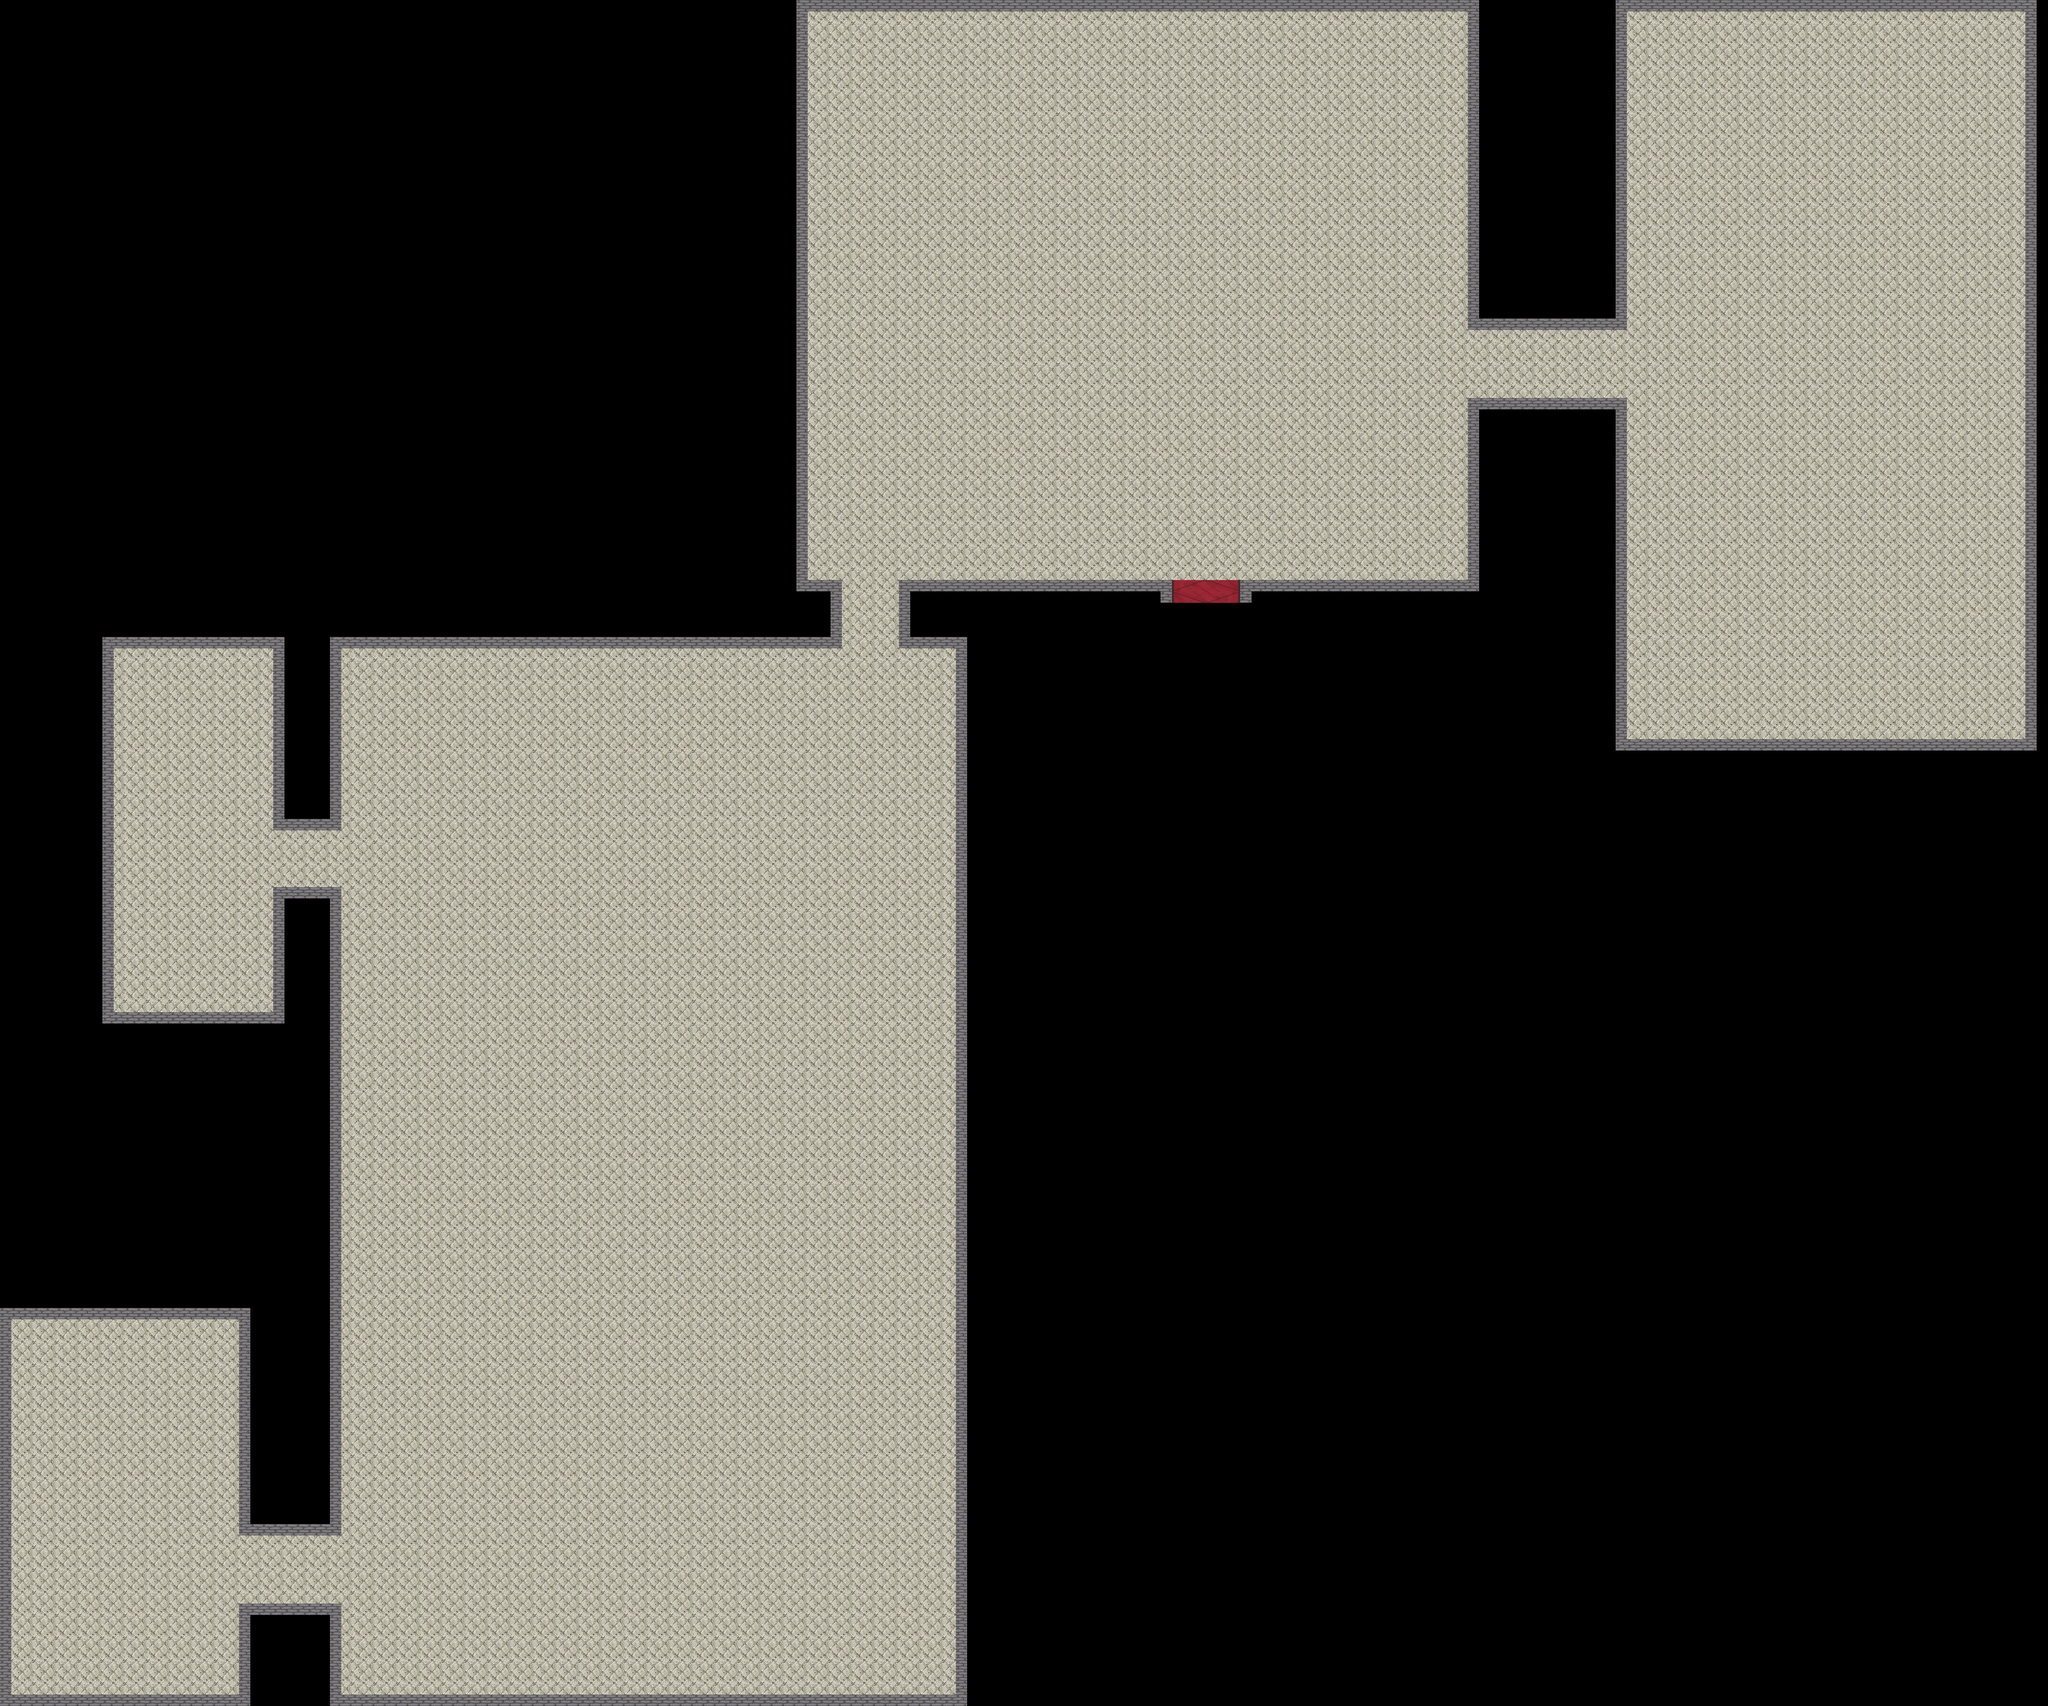

Tiled map render using the project's own tile images. Description and the map definition, with tile-layer contents summarised, below:
An orthogonal 180x150 tile map with 32x32 px tiles, 3 tile layers (background, deco, murs), 3 tilesets and 45 objects (39x collision, collisions, bruit, interaction, tp joueur, ...).

<map version="1.8" tiledversion="1.8.0" orientation="orthogonal" renderorder="right-down" width="180" height="150" tilewidth="32" tileheight="32" infinite="0" nextlayerid="6" nextobjectid="55">
 <tileset firstgid="1" name="RPG Nature Tileset" tilewidth="32" tileheight="32" tilecount="180" columns="20">
  <image source="RPG Nature Tileset.png" trans="000000" width="641" height="288" />
  <tile id="43">
   <objectgroup draworder="index" id="2">
    <object id="1" name="mur" type="collisions" x="0.25" y="0.5" width="31.75" height="31.75" />
   </objectgroup>
  </tile>
 </tileset>
 <tileset firstgid="181" name="sol" tilewidth="32" tileheight="32" tilecount="4" columns="2">
  <image source="sol.jpg" trans="003039" width="64" height="64" />
 </tileset>
 <tileset firstgid="185" name="tapis" tilewidth="32" tileheight="32" tilecount="10" columns="5">
  <image source="tapis.jpg" trans="003039" width="190" height="64" />
 </tileset>
 <layer id="2" name="background" width="180" height="150">
  <data>[27000 cells, 12348 non-empty, 4 distinct tile ids]</data>
 </layer>
 <layer id="3" name="deco" width="180" height="150">
  <data>[27000 cells, 12 non-empty, 6 distinct tile ids]</data>
 </layer>
 <layer id="1" name="murs" width="180" height="150">
  <data>[27000 cells, 930 non-empty, 1 distinct tile ids]</data>
 </layer>
 <objectgroup id="4" name="collisions">
  <object id="1" name="mur" type="collision" x="1.33333" y="4768.67" width="701.333" height="32" />
  <object id="2" name="mur" type="collision" x="1.33333" y="3680" width="30.6667" height="1120.67" />
  <object id="4" name="mur" type="collision" x="928.054" y="2496.79" width="32.0145" height="1823.31" />
  <object id="5" name="mur" type="collision" x="928.024" y="1791.91" width="32.0145" height="544.09" />
  <object id="7" name="mur" type="collision" x="288.175" y="1791.97" width="32.0145" height="1088.09" />
  <object id="8" name="mur" type="collision" x="767.993" y="1791.98" width="32.0145" height="544.022" />
  <object id="9" name="mur" type="collision" x="767.326" y="2495.66" width="32.0145" height="384.17" />
  <object id="10" name="mur" type="collision" x="2687.74" y="2002.41" width="32.0145" height="2794.67" />
  <object id="11" name="mur" type="collision" x="2240.17" y="0.437727" width="32.0145" height="1663.53" />
  <object id="12" name="mur" type="collision" x="2335.99" y="1631.66" width="32.0145" height="192.42" />
  <object id="13" name="mur" type="collision" x="2527.81" y="1632.3" width="32.0145" height="191.67" />
  <object id="15" name="mur" type="collision" x="4127.99" y="-0.00924242" width="32.0145" height="927.753" />
  <object id="16" name="mur" type="collision" x="4128" y="1120" width="32.0145" height="544.045" />
  <object id="17" name="mur" type="collision" x="4543.81" y="0.210455" width="32.0145" height="927.67" />
  <object id="18" name="mur" type="collision" x="4543.9" y="1120.2" width="32.0145" height="992.378" />
  <object id="19" name="mur" type="collision" x="5696.24" y="0.165" width="32.0145" height="2093.82" />
  <object id="20" name="mur" type="collision" x="927.493" y="4512.41" width="32.0145" height="287.17" />
  <object id="21" name="mur" type="collision" x="672.186" y="3680" width="32.0145" height="640.025" />
  <object id="25" name="mur" type="collision" x="0" y="3680" width="704" height="32" />
  <object id="27" name="mur" type="collision" x="672" y="4512" width="32" height="288" />
  <object id="28" name="mur" type="collision" x="672" y="4288" width="288" height="32" />
  <object id="29" name="mur" type="collision" x="672" y="4512" width="288" height="32" />
  <object id="30" name="mur" type="collision" x="960" y="4768" width="1760" height="32" />
  <object id="31" name="mur" type="collision" x="960" y="1792" width="1408" height="32" />
  <object id="32" name="mur" type="collision" x="2272" y="1632" width="64" height="32" />
  <object id="33" name="mur" type="collision" x="2560" y="1792" width="160" height="32" />
  <object id="34" name="mur" type="collision" x="2688" y="1824" width="32" height="224" />
  <object id="35" name="mur" type="collision" x="800" y="2304" width="160" height="32" />
  <object id="36" name="mur" type="collision" x="800" y="2496" width="128" height="32" />
  <object id="37" name="mur" type="collision" x="320" y="2848" width="448" height="32" />
  <object id="38" name="mur" type="collision" x="320" y="1792" width="448" height="32" />
  <object id="39" name="mur" type="collision" x="2560" y="1632" width="736" height="32" />
  <object id="40" name="mur" type="collision" x="3488" y="1632" width="672" height="32" />
  <object id="41" name="mur" type="collision" x="4160" y="896" width="384" height="32" />
  <object id="42" name="mur" type="collision" x="4160" y="1120" width="384" height="32" />
  <object id="44" name="mur" type="collision" x="2272" y="0" width="1856" height="32" />
  <object id="45" name="mur" type="collision" x="4544" y="0" width="1184" height="32" />
  <object id="46" name="mur" type="collision" x="4576" y="2080" width="1152" height="32" />
 </objectgroup>
 <objectgroup id="5" name="decore interation">
  <object id="48" name="tapie" type="bruit" x="3296" y="1632" width="192" height="64" />
  <object id="49" name="horloge" type="collision" x="1120" y="1760" width="96" height="224" />
  <object id="50" name="horloge " type="interaction" x="1088" y="1824" width="160" height="192" />
  <object id="51" name="spawn" type="tp joueur" x="534.667" y="1998.67">
   <point />
  </object>
  <object id="53" name="sortie manoir" x="3296" y="1664" width="192" height="64" />
  <object id="54" name="entrer manoir" x="3348" y="1464">
   <point />
  </object>
 </objectgroup>
</map>
